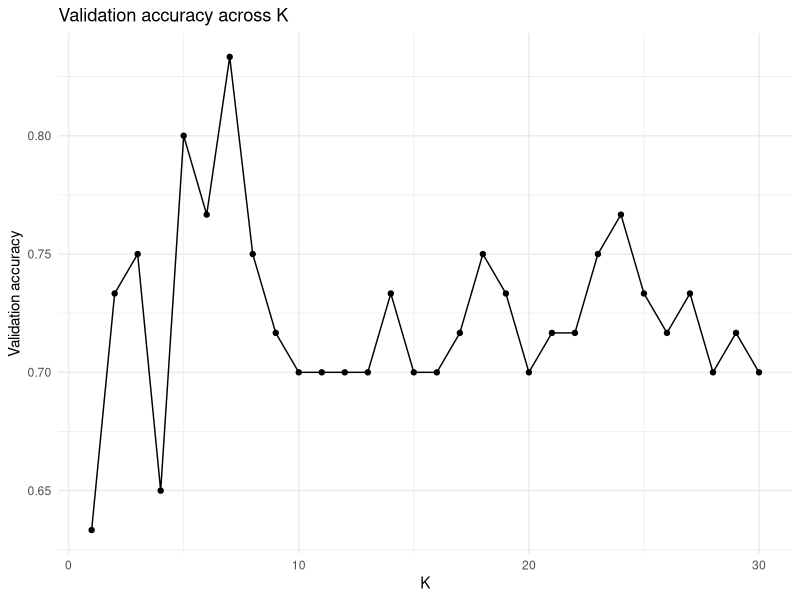
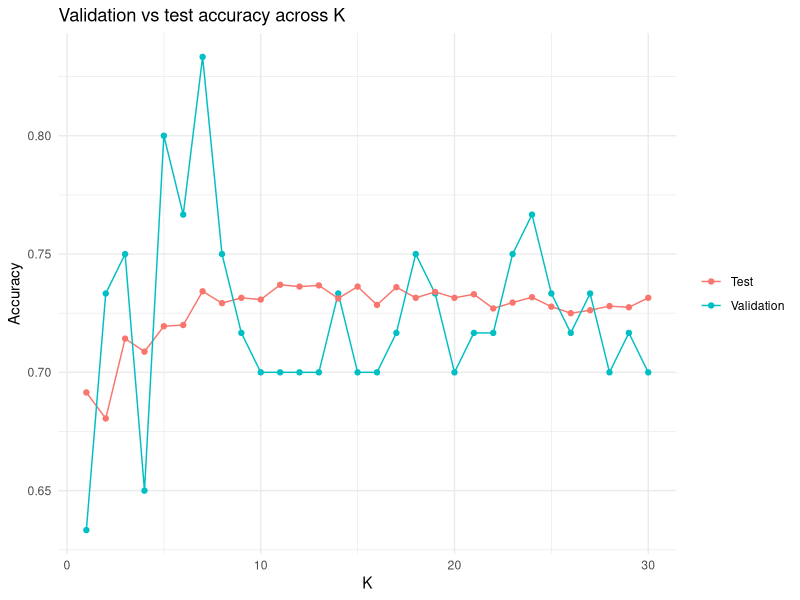
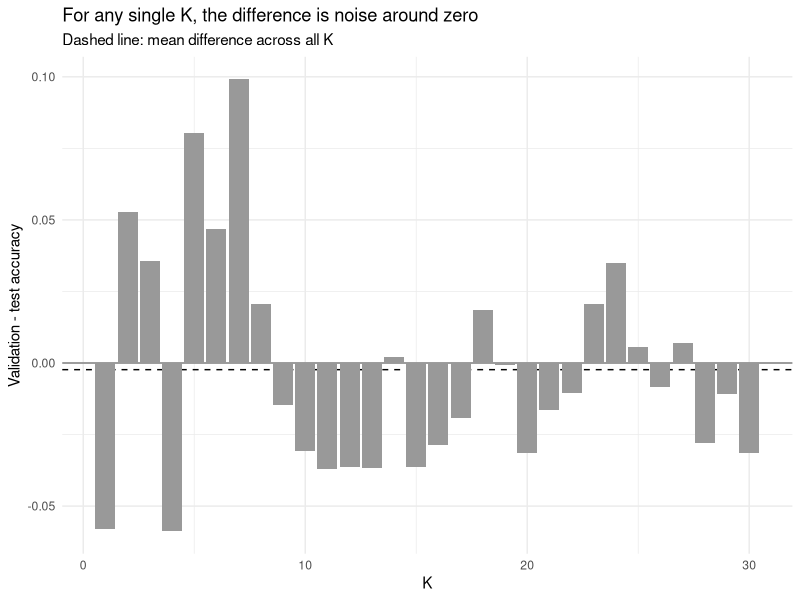

Generate these figures, in order, with R:
# =============================================================================
# Exercise: tuning on the validation set -> over-optimistic accuracy
# Part 2: solution
# -----------------------------------------------------------------------------
# Data (from 01_generate_data.R), outcome y is binary with balanced classes:
#   data/knn_train.csv       fit the KNN model
#   data/knn_validation.csv  tune K
#   data/knn_test.csv        estimate accuracy on new data
# =============================================================================

library(class)    # knn()
library(ggplot2)

train      <- read.csv("data/knn_train.csv")
validation <- read.csv("data/knn_validation.csv")
test       <- read.csv("data/knn_test.csv")

predictors <- setdiff(names(train), "y")
ks <- seq(1, 30, by = 1)   # odd K: no tied votes with two classes

# Accuracy of a KNN model fitted on `fit_data`, evaluated on `new_data`
knn_accuracy <- function(k, fit_data, new_data) {
  pred <- knn(train = fit_data[, predictors], test = new_data[, predictors],
              cl = factor(fit_data$y), k = k)
  mean(pred == new_data$y)
}

# ---- Step 1: validation accuracy for each K -------------------------------------
val_acc <- sapply(ks, knn_accuracy, fit_data = train, new_data = validation)

results <- data.frame(K = ks, validation = val_acc)

ggplot(results, aes(K, validation)) +
  geom_line() + geom_point() +
  labs(y = "Validation accuracy", title = "Validation accuracy across K") +
  theme_minimal()

# ---- Step 2: test accuracy for each K ---------------------------------------------
results$test <- sapply(ks, knn_accuracy, fit_data = train, new_data = test)

results_long <- rbind(
  data.frame(K = ks, set = "Validation", accuracy = results$validation),
  data.frame(K = ks, set = "Test",       accuracy = results$test)
)

ggplot(results_long, aes(K, accuracy, colour = set)) +
  geom_line() + geom_point() +
  labs(y = "Accuracy", colour = NULL,
       title = "Validation vs test accuracy across K") +
  theme_minimal()

# ---- Step 3: differences between validation and test accuracy ----------------------
results$difference <- results$validation - results$test

mean(results$difference)   # close to 0: on average, validation accuracy is fair
sd(results$difference)     # but each single K has a noisy estimate

ggplot(results, aes(K, difference)) +
  geom_hline(yintercept = 0, colour = "grey50") +
  geom_hline(yintercept = mean(results$difference), linetype = "dashed") +
  geom_col(fill = "grey60") +
  labs(y = "Validation - test accuracy",
       title = "For any single K, the difference is noise around zero",
       subtitle = "Dashed line: mean difference across all K") +
  theme_minimal()

# ---- Step 4: pick K with the highest validation accuracy ---------------------------
best <- which.max(results$validation)   # first (smallest) K if tied
results[best, ]

results[best, "difference"] / sd(results$difference)

# The difference for the selected K is far larger than the typical
# difference across K: picking the maximum also picks up the luckiest
# validation estimate. The validation accuracy of the selected K is no
# longer an honest estimate of how well the model does on new data.

# How much of this is a bad choice of K, and how much a bad estimate?
max(results$test)                        # best K we could have picked

results$test[best]                       # test accuracy of the K we picked
# -> The chosen K is nearly as good as the best K; the problem is mostly
#    the reported accuracy, not the choice.
